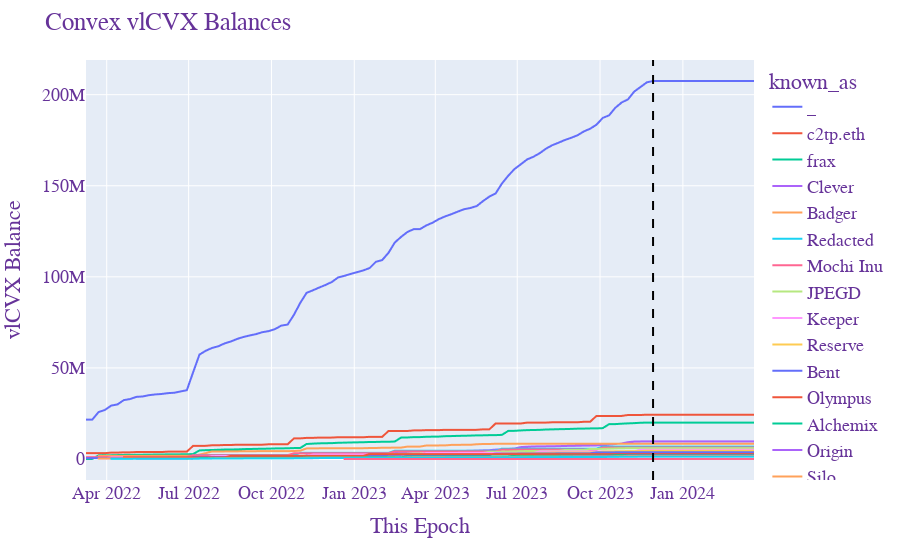

Notebook code for this chart:
### Code cell
fig = px.line(local_pcl_agg_user,
                x=local_pcl_agg_user['this_epoch'].dt.date,
                y=local_pcl_agg_user['current_locked'],
                color='known_as',
                line_shape='linear',
                # facet_row=facet_row,
                # facet_col_wrap=facet_col_wrap
                )
fig.add_vline(x=dt.now(), line_width=2, line_dash="dash", line_color="black")
fig.update_layout(
    title=f"Convex vlCVX Balances",
        xaxis_title="This Epoch",
        yaxis_title="vlCVX Balance",
    #     legend_title="Legend Title",
    font=dict(
        family="Courier New, monospace",
        size=18,
        color="RebeccaPurple"
    ),
    # height= 1000,
)
fig.show()
